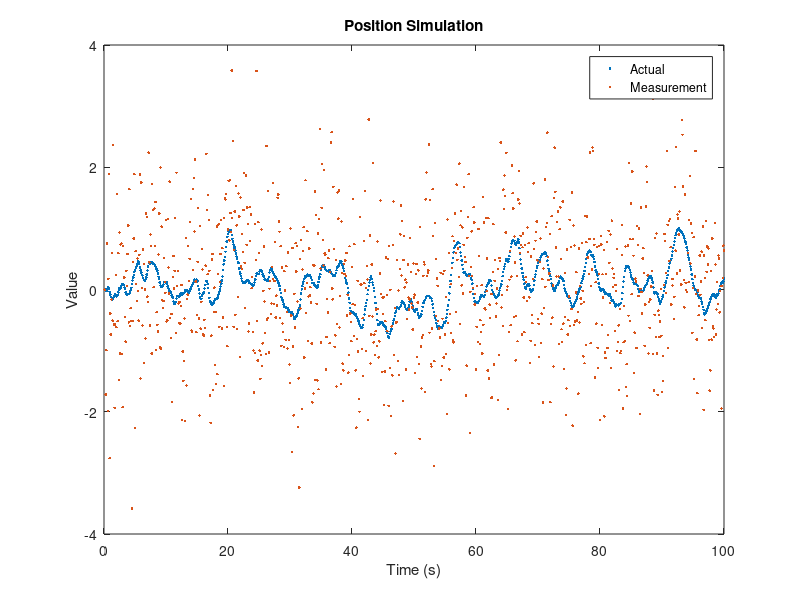
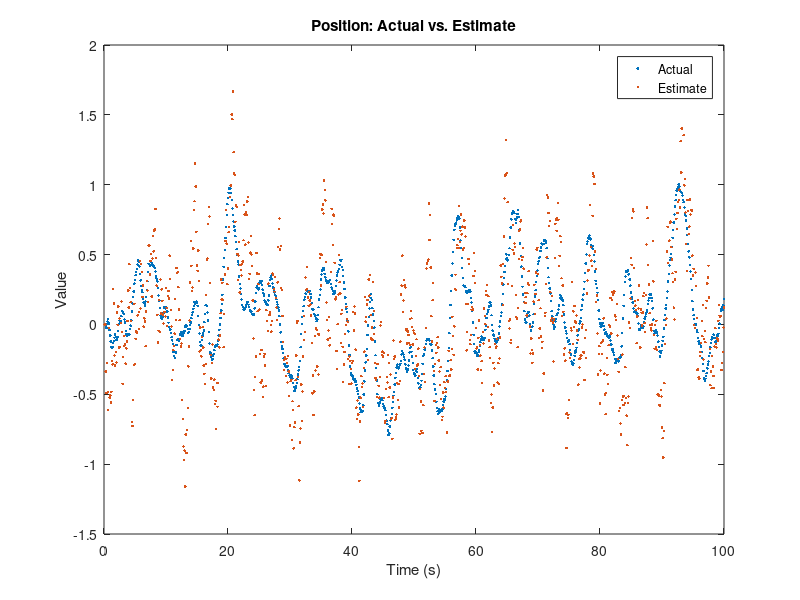
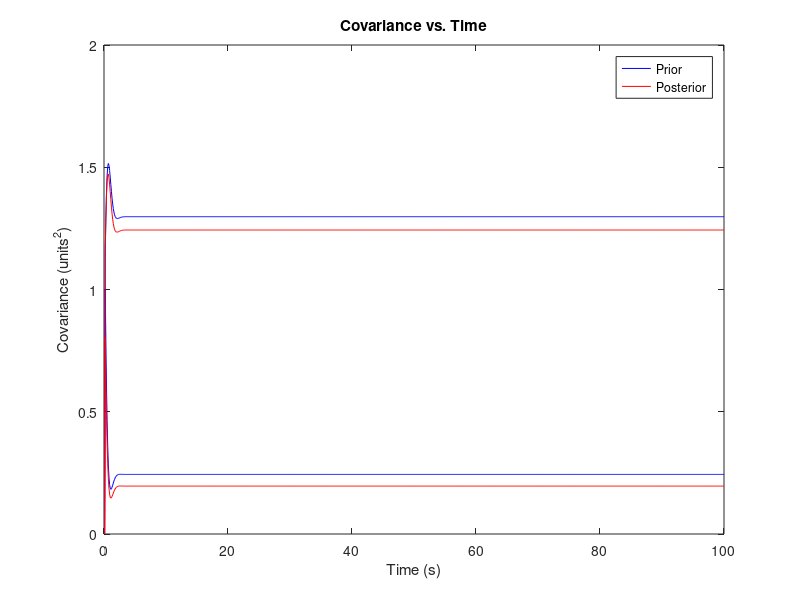
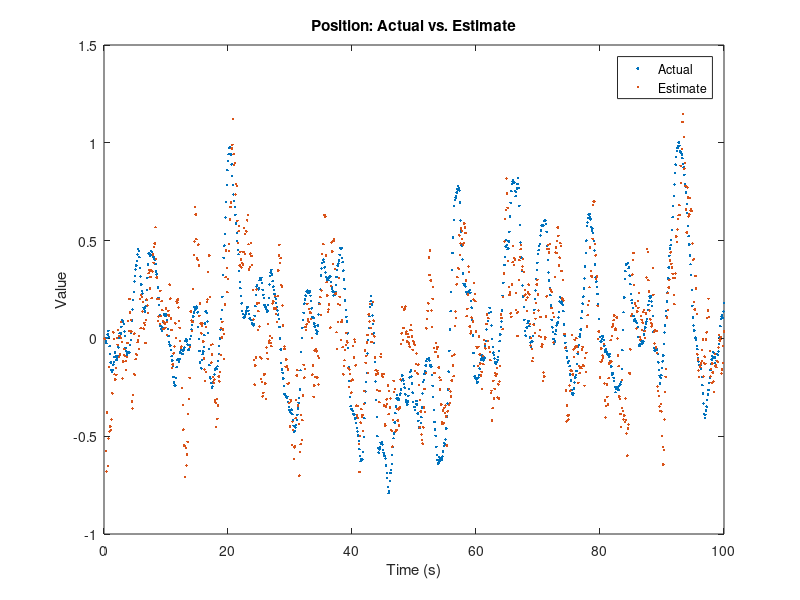

MATLAB code for these plots, in order:
%% Optimal Estimation - Homework 3 - Problem 1

clear
clc
close all

%% Part A

% Simulation Initialization
t_end = 100;
dt = 0.1;
t = dt:dt:t_end;
numSamps = length(t);

% Model Initialization
A_CL = [0 1; -1 -1.4];
A_D = expm(A_CL*dt);
C = [1 0];
B_W = [0; 1];

% Preallocation
x = zeros(2, numSamps);
y = zeros(numSamps,1);

for i = 1:numSamps-1
    
    % Continuous Simulation
    x_dot = A_CL * x(:,i) + B_W * (2*randn);
    x(:,i+1) = x(:,i) + x_dot * dt;

    % Measurement Simulation
    y(i+1) = x(1,i+1) + randn;
    
end

% Simulation Plotting
figure
plot(t,x(1,:),'.')
hold on
plot(t,y,'.')
title('Position Simulation')
legend('Actual', 'Measurement')
xlabel('Time (s)')
ylabel('Value')

%% Part B
% Q = E[w w']

Q = 4;
Q_D = B_W*Q*B_W'*dt;
R_D = 1;

%% Part C

% Preallocation & Initialization
x_hat = zeros(2, numSamps);
P = eye(2);
priorP = zeros(numSamps,2);
postP = zeros(numSamps,2);

for i = 1:numSamps-1
    
    % Time Update (Propagation - a priori)
    x_hat(:,i+1) = A_D * x_hat(:,i);

    P = A_D * P * A_D' + Q_D;
    priorP(i+1,1) = P(1,1);
    priorP(i+1,2) = P(2,2);

    % Measurement Update (Correction - a posteriori)
    K = [0.1959;0.2094];%P * C' * (C*P*C' + R_D)^-1;

    x_hat(:,i+1) = x_hat(:,i+1) + K * (y(i+1) - C * x_hat(:,i+1));

    P = (eye(2) - K*C) * P;
    postP(i+1,1) = P(1,1);
    postP(i+1,2) = P(2,2);

end

% Steady-State Kalman Gain
K_SS = K;

% Steady-State Covariance
priorSS = priorP(end,:);
postSS = postP(end,:);

% Steady-State Estimator Poles
% KFpoles = eig(K);

% Position Estimate Plotting
figure
plot(t,x(1,:),'.')
hold on
plot(t,x_hat(1,:),'.')
title('Position: Actual vs. Estimate')
legend('Actual','Estimate')
xlabel('Time (s)')
ylabel('Value')

% Covariance Plotting
figure
P1 = plot(t,priorP, 'b');
hold on
P2 = plot(t,postP, 'r');
title('Covariance vs. Time')
legend([P1(1) P2(1)],{'Prior','Posterior'})
xlabel('Time (s)')
ylabel('Covariance (units^2)')

%% Part D

dx = x - x_hat;
std_x = std(dx,0,2);
N1 = vecnorm([std_x(1) std_x(2)]);

%% Part E

Q = 0.79;
Q_D = B_W*Q*B_W'*dt;
R_D = 1;

% Preallocation & Initialization
x_hat = zeros(2, numSamps);
P = eye(2);
priorP = zeros(numSamps,2);
postP = zeros(numSamps,2);

for i = 1:numSamps-1
    
    % Time Update (Propagation - a priori)
    x_hat(:,i+1) = A_D * x_hat(:,i);

    P = A_D * P * A_D' + Q_D;
    priorP(i+1,1) = P(1,1);
    priorP(i+1,2) = P(2,2);

    % Measurement Update (Correction - a posteriori)
    K = P * C' * (C*P*C' + R_D)^-1;

    x_hat(:,i+1) = x_hat(:,i+1) + K * (y(i+1) - C * x_hat(:,i+1));

    P = (eye(2) - K*C) * P;
    postP(i+1,1) = P(1,1);
    postP(i+1,2) = P(2,2);

end

% Steady-State Kalman Gain
K_SS = K;

% Steady-State Covariance
priorSS = priorP(end,:);
postSS = postP(end,:);

% Steady-State Estimator Poles
% KFpoles = eig(K);

% Position Estimate Plotting
figure
plot(t,x(1,:),'.')
hold on
plot(t,x_hat(1,:),'.')
title('Position: Actual vs. Estimate')
legend('Actual','Estimate')
xlabel('Time (s)')
ylabel('Value')

% Covariance Plotting
figure
P1 = plot(t,priorP, 'b');
hold on
P2 = plot(t,postP, 'r');
title('Covariance vs. Time')
legend([P1(1) P2(1)],{'Prior','Posterior'})
xlabel('Time (s)')
ylabel('Covariance (units^2)')

dx = x - x_hat;
std_x = std(dx,0,2);
N2 = vecnorm([std_x(1) std_x(2)]);
